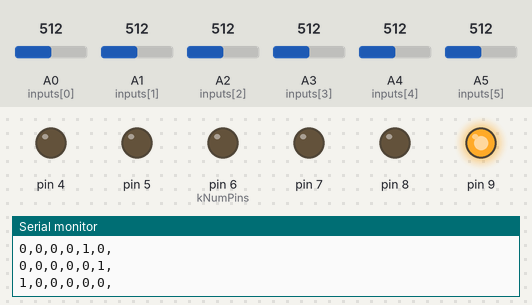
The sketch below on a simulated Arduino Uno, built with avr-gcc and run on an emulated ATmega328P. On the bench: output pins drawn as LEDs (lit = HIGH), the last lines printed to the serial monitor. The inputs (shaded band) are chosen by the test bench; at power-on: A0 (inputs[0]) = 512, A1 (inputs[1]) = 512, A2 (inputs[2]) = 512, A3 (inputs[3]) = 512, A4 (inputs[4]) = 512, A5 (inputs[5]) = 512.

Above: at 19.4 s.
19.5 s: A0 (inputs[0]) set to 810
At 20.0 s:
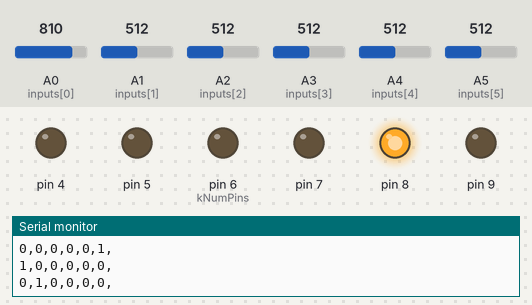
At 23.5 s:
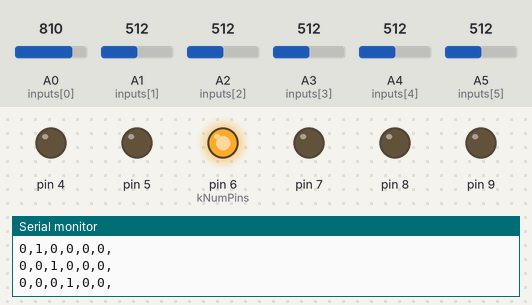
28.5 s: A0 (inputs[0]) set to 793
At 38.6 s:
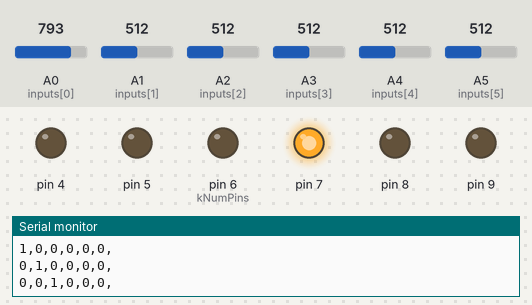
Timing chart, 0 to 43.5 s (numbered marks = the images above; inputs shaded):
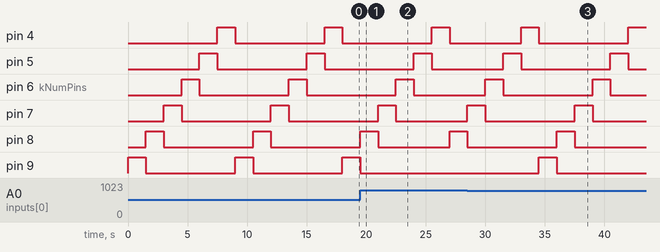

Measured:
- the behaviour switches between 800 and 799 on A0 (inputs[0]) (found by bisection; images 2 and 3)
- after the input at 19.5 s, pin 9: goes on until 19.5 s, then stays LOW
- after the input at 28.5 s, pin 9: LOW → HIGH after 6.0 s, → LOW 1.5 s later
- by itself, pin 4, pin 5, pin 6 (kNumPins), pin 7–9: alternates HIGH for 1.5 s and LOW for 7.5 s

The sketch:

arduino_Instrument_with_light.ino
```cpp
const int kNumPins = 6;
const int inputs[kNumPins] = {A0, A1, A2, A3, A4, A5};
const int leds[kNumPins] = {9, 8, 7, 6, 5, 4};

void setup() {
  Serial.begin(9600);
}

void runLed(int led) {
  analogWrite(led, 255);
  delay(1500);
  analogWrite(led, 0);
}

void printSerial(int index) {
  for (int i = 0; i < kNumPins; ++i) {
    Serial.print(i == index ? "1" : "0");
    Serial.print(",");
  }
  Serial.println();
}

void loop() {
  for (int i = 0; i < kNumPins; ++i) {
    if (analogRead(inputs[i]) < 800) {
      printSerial(i);
      runLed(leds[i]);
    }
  }
}
```
